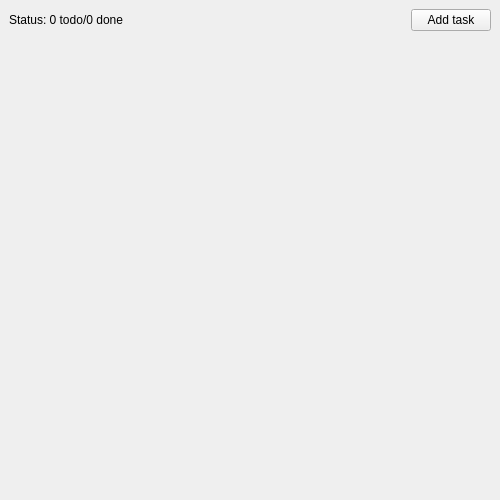
<?xml version="1.0" encoding="UTF-8"?>
<ui version="4.0">
 <class>MainWindow</class>
 <widget class="QMainWindow" name="MainWindow">
  <property name="geometry">
   <rect>
    <x>0</x>
    <y>0</y>
    <width>500</width>
    <height>500</height>
   </rect>
  </property>
  <property name="windowTitle">
   <string>Todo</string>
  </property>
  <widget class="QWidget" name="centralwidget">
   <layout class="QVBoxLayout" name="verticalLayout">
    <item>
     <layout class="QHBoxLayout" name="toolbarLayout">
      <item>
       <widget class="QLabel" name="statusLabel">
        <property name="cursor">
         <cursorShape>IBeamCursor</cursorShape>
        </property>
        <property name="text">
         <string>Status: 0 todo/0 done</string>
        </property>
       </widget>
      </item>
      <item>
       <spacer name="horizontalSpacer">
        <property name="orientation">
         <enum>Qt::Horizontal</enum>
        </property>
        <property name="sizeHint" stdset="0">
         <size>
          <width>448</width>
          <height>20</height>
         </size>
        </property>
       </spacer>
      </item>
      <item>
       <widget class="QPushButton" name="addTaskButton">
        <property name="text">
         <string>Add task</string>
        </property>
       </widget>
      </item>
     </layout>
    </item>
    <item>
     <layout class="QVBoxLayout" name="tasksLayout"/>
    </item>
    <item>
     <spacer name="verticalSpacer">
      <property name="orientation">
       <enum>Qt::Vertical</enum>
      </property>
      <property name="sizeHint" stdset="0">
       <size>
        <width>20</width>
        <height>531</height>
       </size>
      </property>
     </spacer>
    </item>
   </layout>
  </widget>
 </widget>
 <resources/>
 <connections/>
</ui>
